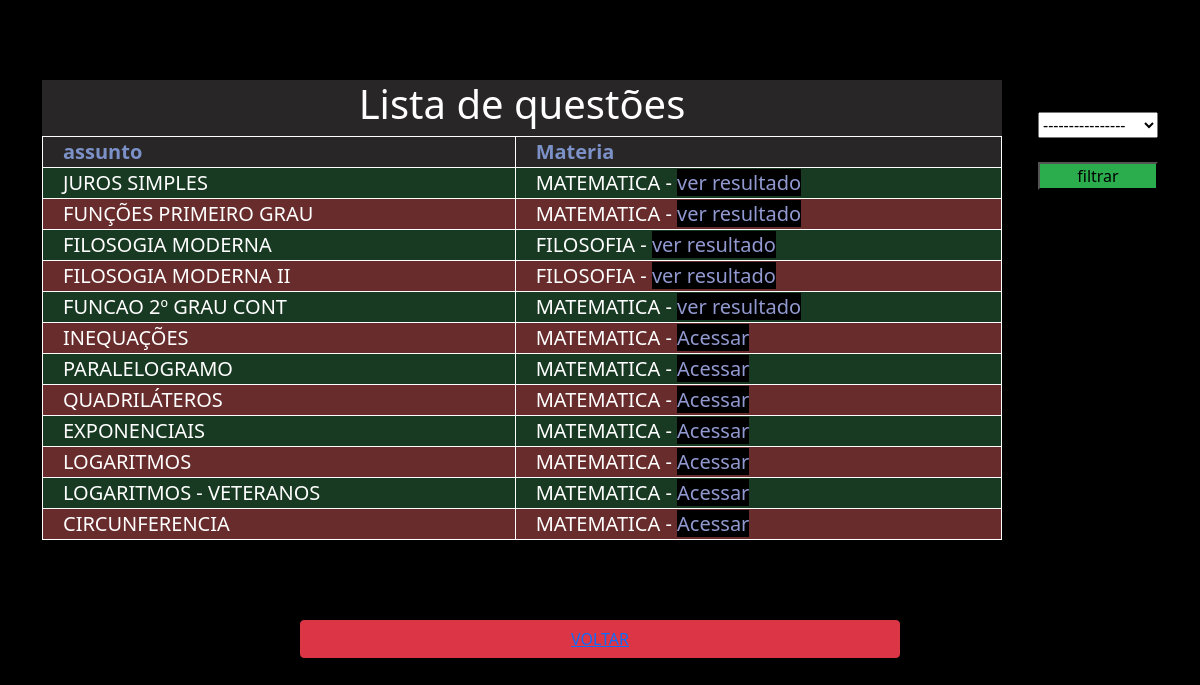
Page /listaQuestoes/listar/ on the committed database.
### listaQuestoes/models.py (models this page shows, shortened)
class Listas(models.Model):
    nome = models.CharField(max_length=45)
    tipo = models.CharField(max_length=20) # se é discurssiva ou de assinalar
    materia = models.ForeignKey(Materia, on_delete=models.CASCADE, related_name='Vestibulares' )
    gabaritoLancado = models.BooleanField(default=False)

### app/models.py (models this page shows)
class Materia(models.Model):
    nome = models.CharField(max_length=200)
    siglaDaMateria = models.CharField(max_length=20)
    areaPertence = models.ForeignKey(AreasConhecimento, on_delete=models.DO_NOTHING)
    def __str__(self):
        return self.nome

### listaQuestoes/views.py (the view)
# urls.py: path('listar/', listar, name='listar'),
def listar(request):
    listas = Listas.objects.all()
    materias = Materia.objects.all();
    return render(request,'mostraListas.html', {'listas':listas,'materias': materias})

### listaQuestoes/templates/mostraListas.html (shortened to what this page needs)
{% load static %}
<!DOCTYPE html>
<html lang="pt-br">
<head>
    <link href="https://cdn.jsdelivr.net/npm/bootstrap@5.0.2/dist/css/bootstrap.min.css" rel="stylesheet">
    <link rel="stylesheet" href="{% static 'css/listarProvas.css' %}">
</head>
<body>
    <div class="d-flex">
        <div class="tableListarProvas">
            <table>
            <thead>
            <tr><h1 class="titulo">Lista de questões</h1></tr>
            <tr>
                <th>assunto</th>
                <th>Materia</th>
            </tr>
        </thead>
                <tbody>
                    {%for i in listas%}
                    <tr>
                        <td>{{i.nome}}</td>
                        {%if not i.gabaritoLancado %}
                        <td>{{i.materia}} - <a href="{% url 'acessarLista' i.id %}">Acessar</a></td>
                        {%else %}
                        <td>{{i.materia}} - <a href="{% url 'finalizarLista' i.id %}">ver resultado</a></td>
                        {%endif%}
                    </tr>
                    {%endfor%}
                </tbody>
            </table>
        </div>
       <div class="filter"> <form action="{% url 'filtrar' 'listaDeQuestoes' %}" method="POST">
        <select name="filtrarPeloQ" id="filtrarPeloQ" required>
            <option value="default" selected disabled>----------------</option>
        </select>
        <br>
        <input type="submit" name="" id="" class="submiteFiltrar" value="filtrar">
    </form></div>
    </div>
    <div class="btn  btn-red btn-danger w-50 mx-auto d-flex ">
        <a href="{%url 'voltar' 'menu' %}">VOLTAR</a>
    </div>
</body>
</html>

### templates/static/css/listarProvas.css (style rules this page uses)
* { padding: 0; margin: 0; }
.tableListarProvas a { text-decoration: none; color: rgb(145, 153, 208); background-color: black; }
body { background-color:black ; color: white; }
th,td { border: 1px solid white; }
.tableListarProvas { background-color: rgb(40, 38, 38); width: 80%; border-collapse: collapse; }
tbody tr:nth-child(even) { background-color: #682c2c; }
tbody tr:nth-child(odd) { background-color: #193a22; }
.titulo { text-align: center; }
table { width: 100%; font-size: 20px; }
tr { border-bottom:1px solid white; width: 100%; }
th,td { padding-left: 20px; }
thead tr { color: rgb(124, 145, 199); }
.d-flex { margin-top: 10vh; display: flex; justify-content: center; }
.filter { width: 10%; margin: 4vh 0 0 3vw; }
.filter form select { width: 100%; }
.submiteFiltrar { margin-top: 3vh; cursor: pointer; width: 100%; background-color: #2bac4d; }

### rows in the picture
Listas: nome "JUROS SIMPLES", materia "MATEMATICA"
Listas: nome "FUNÇÕES PRIMEIRO GRAU", materia "MATEMATICA"
Listas: nome "FILOSOGIA MODERNA", materia "FILOSOFIA"
Listas: nome "FILOSOGIA MODERNA II", materia "FILOSOFIA"
Listas: nome "FUNCAO 2º GRAU CONT", materia "MATEMATICA"
Listas: nome "INEQUAÇÕES", materia "MATEMATICA"
Listas: nome "PARALELOGRAMO", materia "MATEMATICA"
Listas: nome "QUADRILÁTEROS", materia "MATEMATICA"
Listas: nome "EXPONENCIAIS", materia "MATEMATICA"
Listas: nome "LOGARITMOS", materia "MATEMATICA"
Listas: nome "LOGARITMOS - VETERANOS", materia "MATEMATICA"
Listas: nome "CIRCUNFERENCIA", materia "MATEMATICA"
